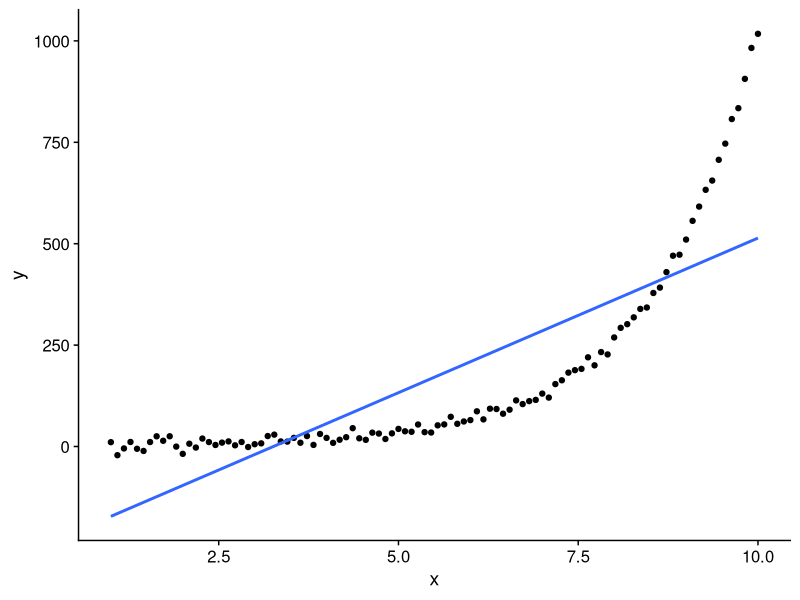
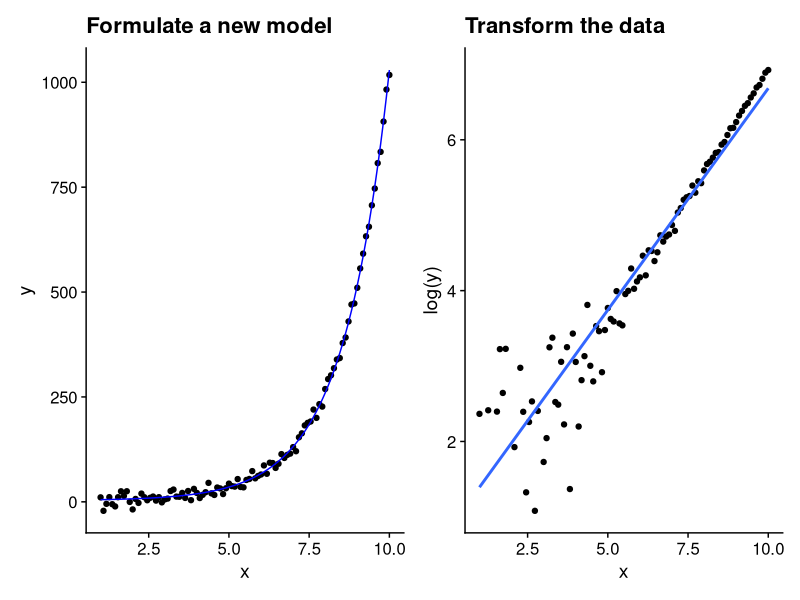
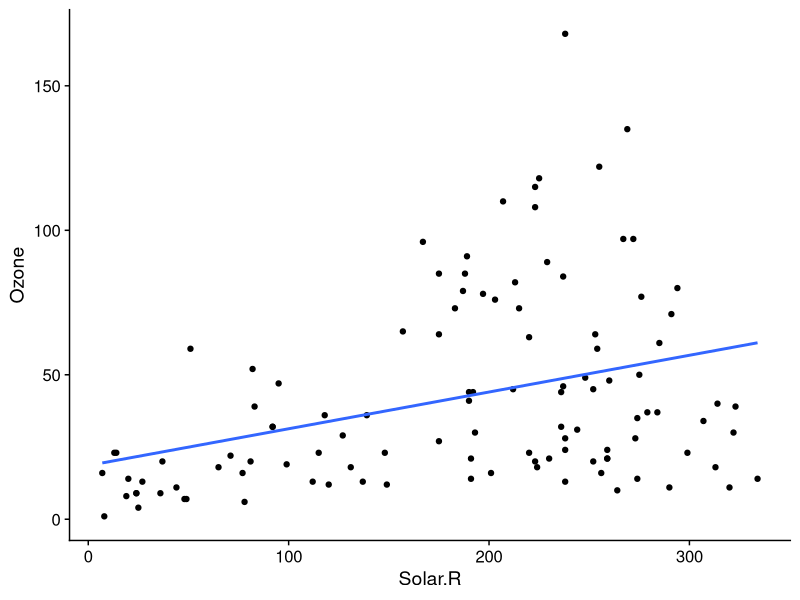
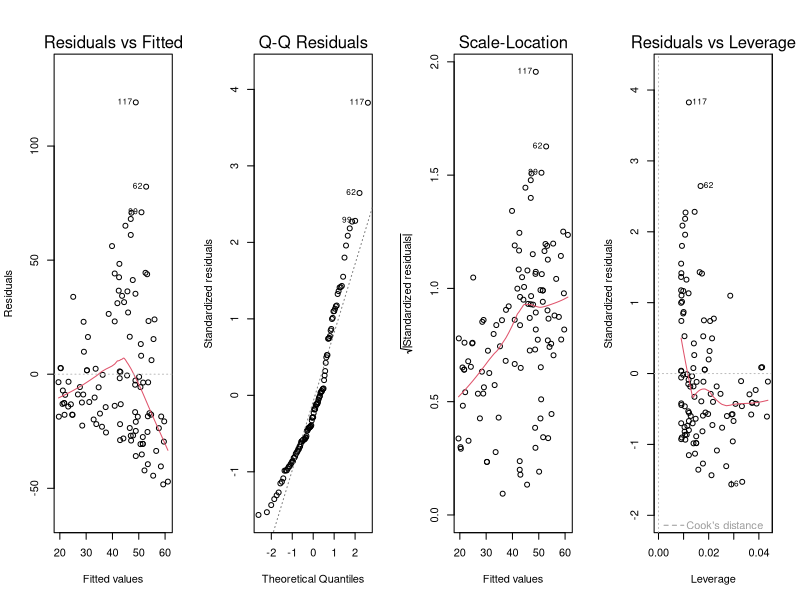
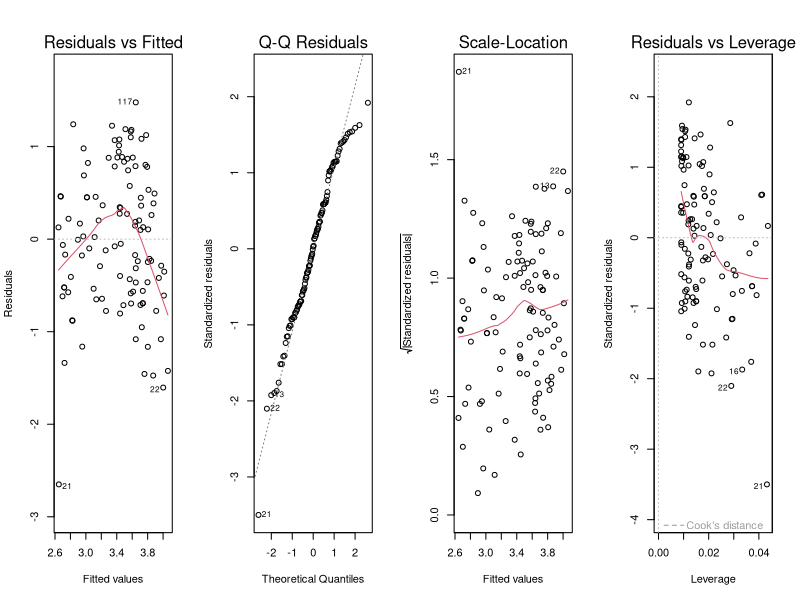

The R source for these figures, in order:
## ---- chunk 1
#| include: false
library(tidyverse)
library(cowplot)
library(patchwork)
## ---- chunk 2
# simulate a non-linear dataset and plot it using a linear model
set.seed(352)
x <- seq(1, 10, length.out = 100)
y <- 2^x + 3 + rnorm(100, 0, 10)
df <- tibble(x = x, y = y)

ggplot(df, aes(x = x, y = y)) +
    geom_point() +
    geom_smooth(method = "lm", se = FALSE) +
    theme_cowplot()

## ---- chunk 3
# Fit the non-linear model
model <- nls(y ~ a * 2^x + b, data = df, start = list(a = 1, b = 1))

# Predict the fitted values
df$fitted <- predict(model, newdata = df)

# Create the plot
p1 <- ggplot(df, aes(x = x, y = y)) +
    geom_point() +
    geom_line(aes(y = fitted), color = "blue") +
    ggtitle("Formulate a new model") +
    theme_cowplot()

p2 <- ggplot(df, aes(x = x, y = log(y))) +
    geom_point() +
    geom_smooth(method = "lm", se = FALSE) +
    ggtitle("Transform the data") +
    theme_cowplot()

p1 + p2
## ---- chunk 4
ggplot(airquality, aes(x = Solar.R, y = Ozone)) +
    geom_point() +
    geom_smooth(method = "lm", se = FALSE) +
    theme_cowplot()
## ---- chunk 5
fit <- lm(Ozone ~ Solar.R, data = airquality)
par(mfrow = c(1, 4))
plot(fit)
## ---- chunk 6
fit_log <- lm(log(Ozone) ~ Solar.R, data = airquality)
par(mfrow = c(1, 4))
plot(fit_log)
## ---- chunk 7
summary(fit_log)
## ---- chunk 8
#| echo: true
summary(fit)
## ---- chunk 9
#| echo: true
summary(fit_log)
